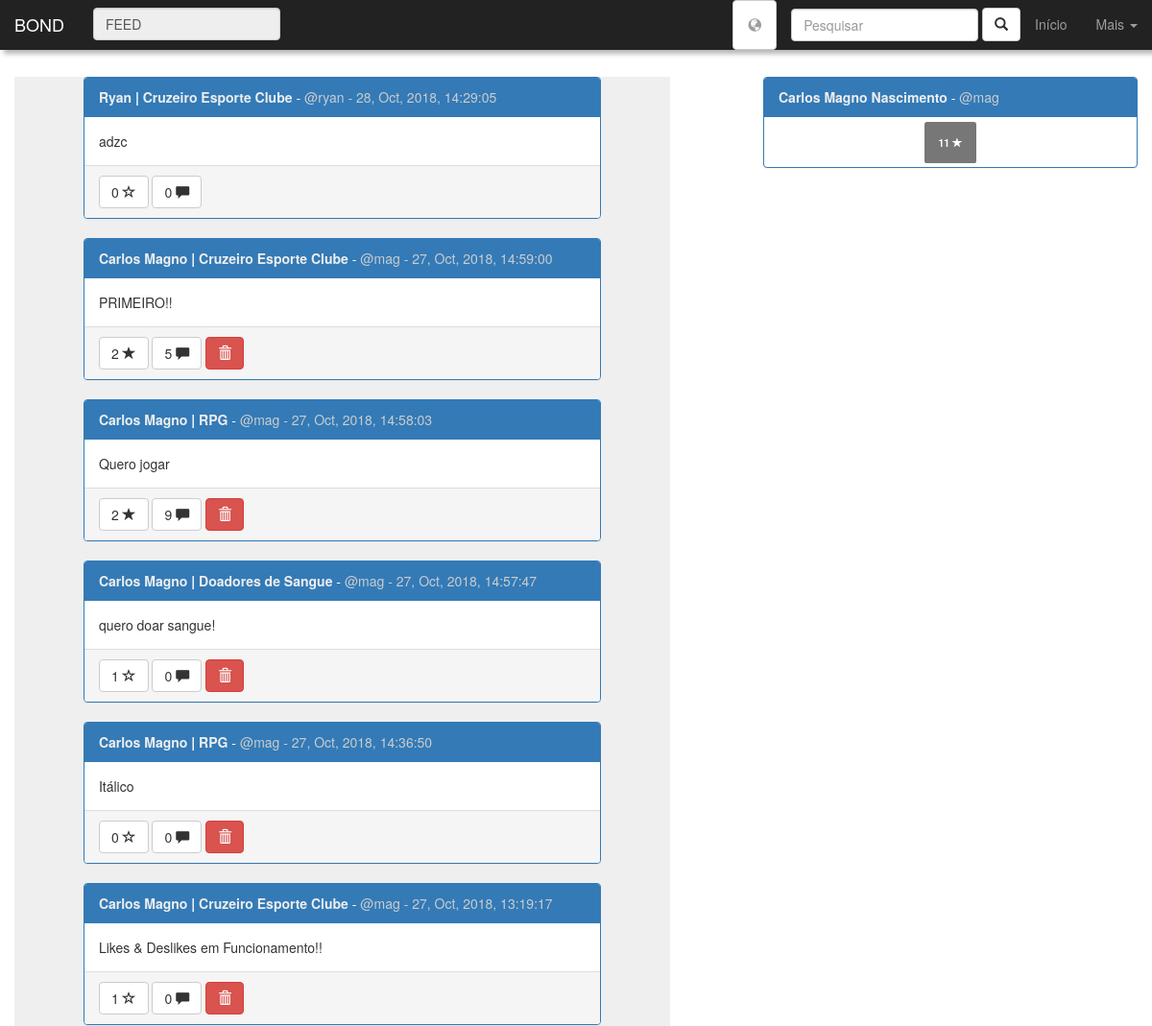
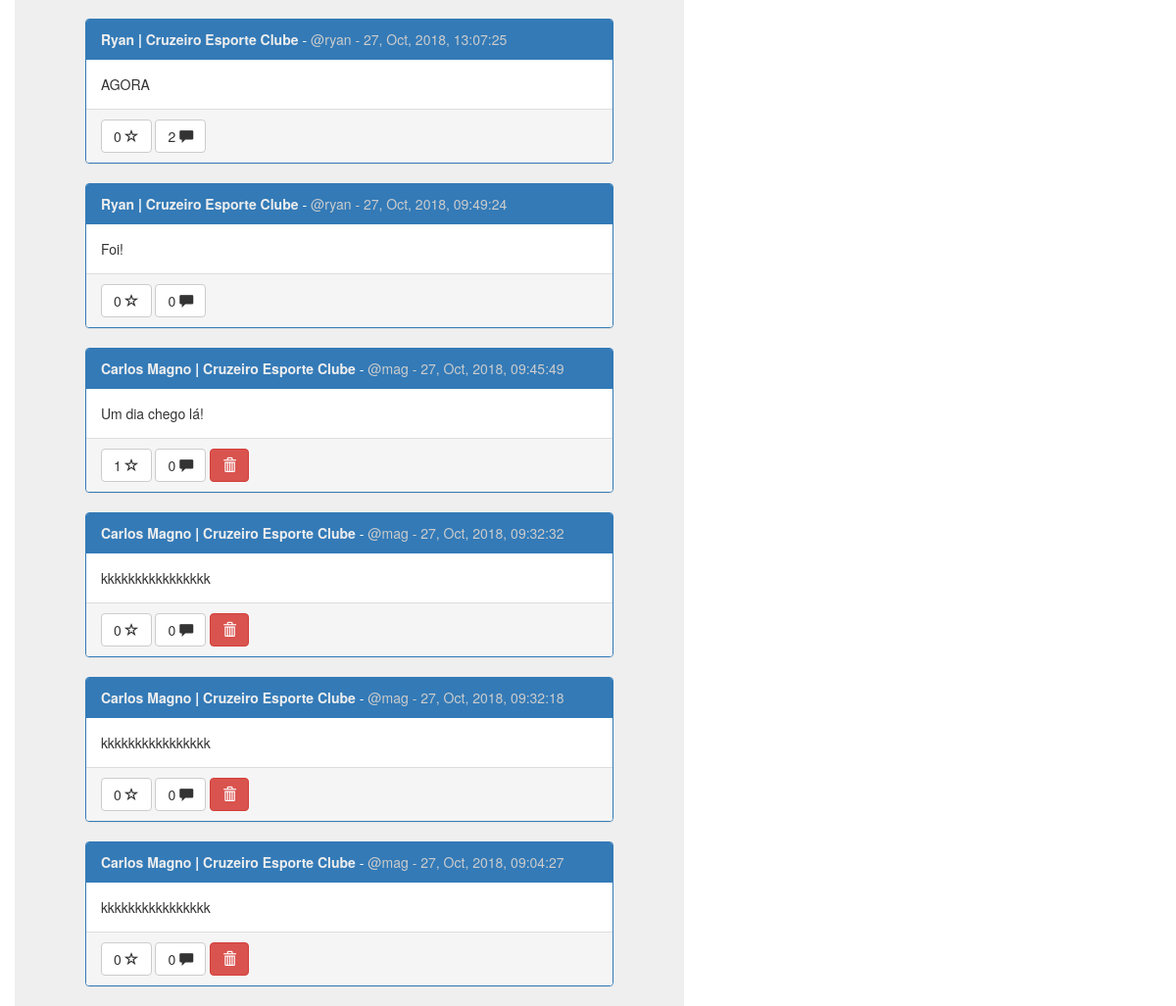
/home.php (signed in), run on an earlier commit of the app's database (2 pictures, top to bottom).
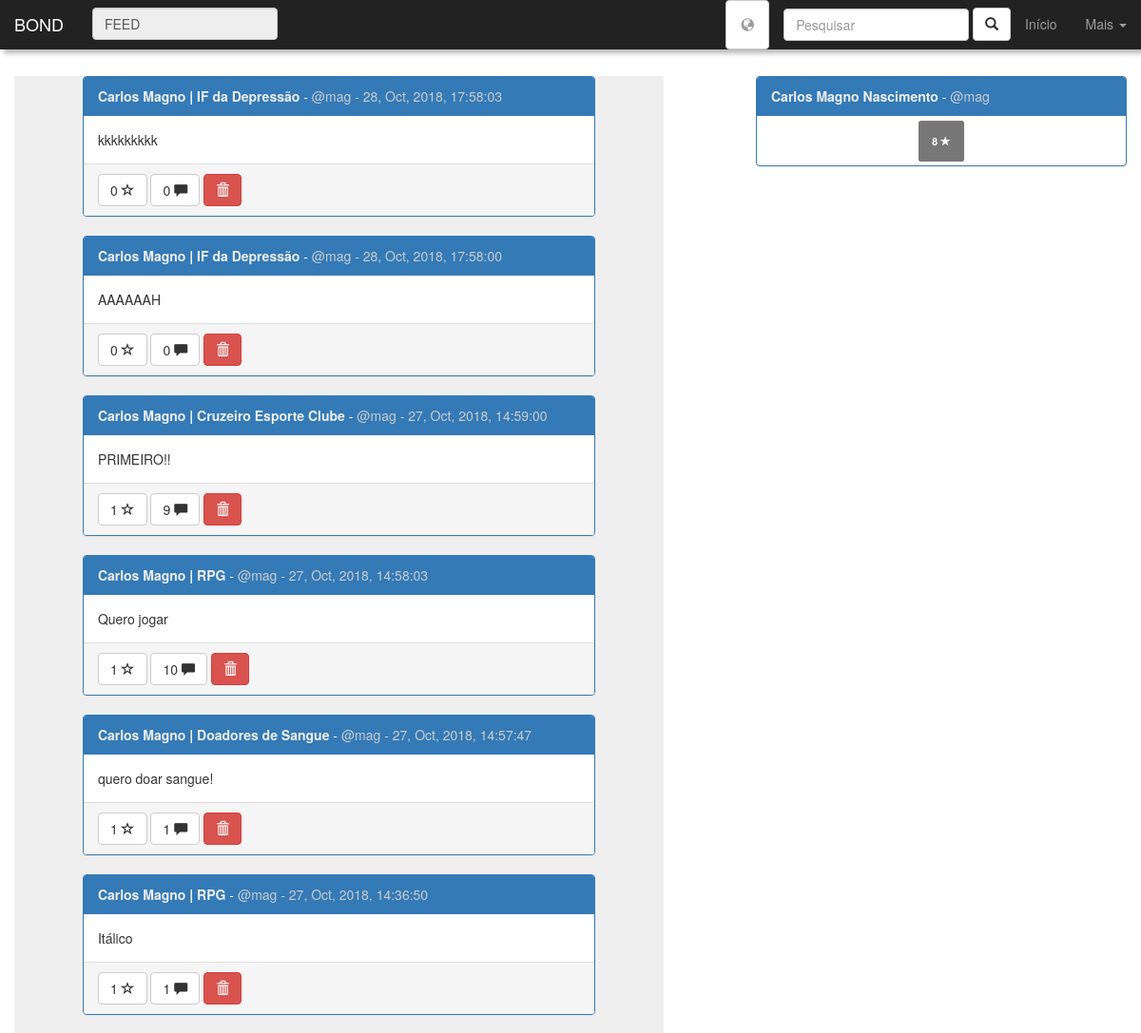
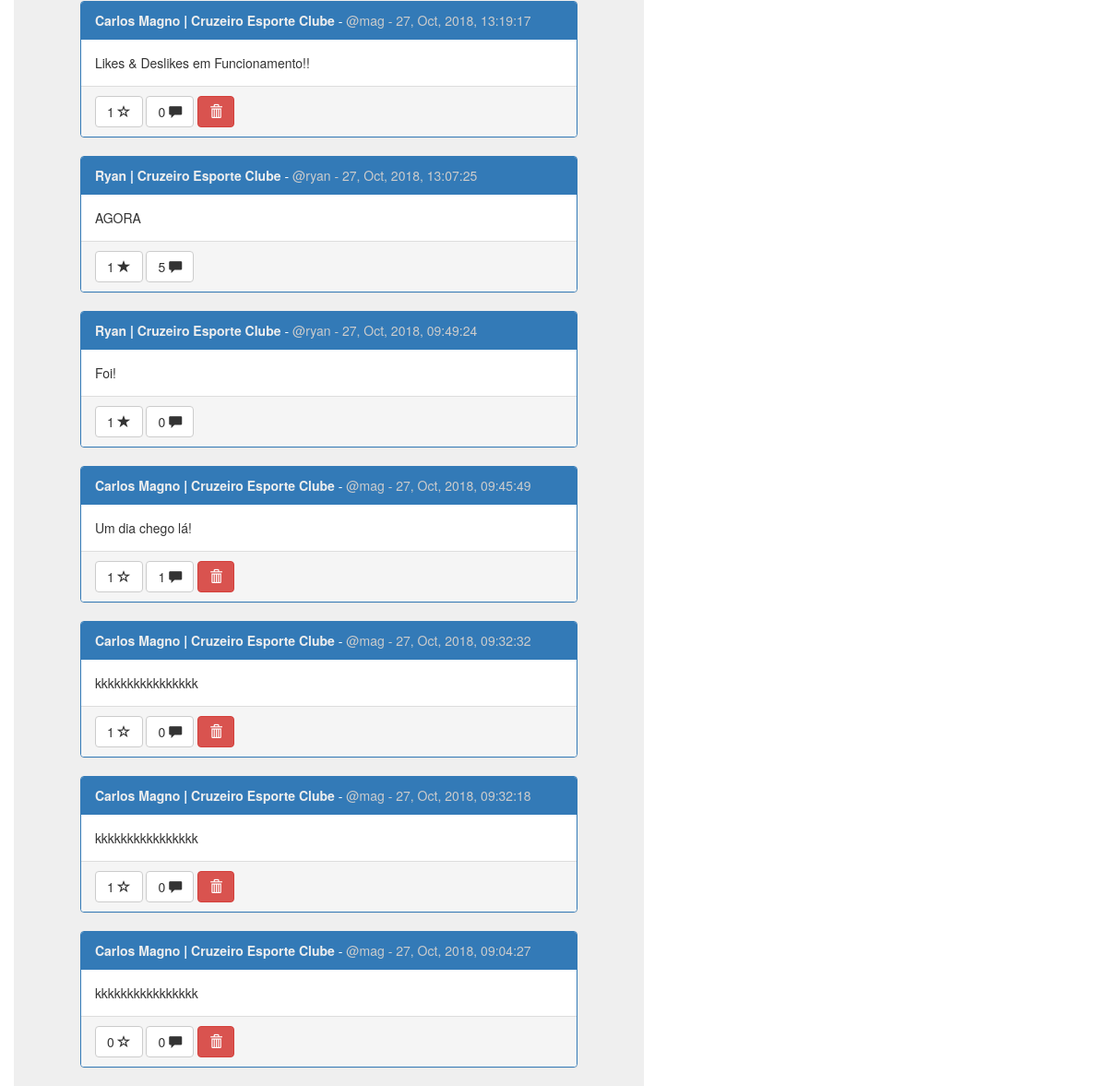
And on a later commit of the database (2 pictures, top to bottom).
### tables this page shows
CREATE TABLE IF NOT EXISTS `posts` (
  `id_post` int(11) NOT NULL AUTO_INCREMENT,
  `user` int(11) NOT NULL,
  `community` int(11) NOT NULL,
  `post_text` text NOT NULL,
  `post_pic` varchar(200) DEFAULT NULL,
  `r_date` datetime DEFAULT CURRENT_TIMESTAMP,
  `likes` int(11) DEFAULT '0',
  PRIMARY KEY (`id_post`)
);

CREATE TABLE IF NOT EXISTS `users` (
  `id_user` int(11) NOT NULL AUTO_INCREMENT,
  `username` varchar(20) NOT NULL,
  `first_name` varchar(60) NOT NULL,
  `last_name` varchar(80) NOT NULL,
  `birthday` date NOT NULL,
  `profile_pic` varchar(200) DEFAULT 'assets/img/default-user-icon.png',
  `passwd` varchar(32) NOT NULL,
  `r_date` datetime NOT NULL DEFAULT CURRENT_TIMESTAMP,
  `gender` enum('M','F','O') DEFAULT NULL,
  `followers` int(11) DEFAULT '0',
  `following` int(11) DEFAULT '0',
  `stars` int(11) DEFAULT '0',
  PRIMARY KEY (`id_user`)
);

CREATE TABLE IF NOT EXISTS `communities` (
  `id_community` int(11) NOT NULL AUTO_INCREMENT,
  `community_name` varchar(100) NOT NULL,
  `r_date` datetime DEFAULT CURRENT_TIMESTAMP,
  `profile_pic` varchar(200) DEFAULT 'assets/img/default-community-icon.png',
  `community_description` varchar(500) DEFAULT NULL,
  `members` int(11) DEFAULT '0',
  PRIMARY KEY (`id_community`)
);

### home.php (the view, shortened to what the changed rows need)
<?php
include "inc/functions/connection.php";
$id_user = $_SESSION["id_user"];
?>
<!DOCTYPE html>
<html lang="PT-BR">
  <head>
    <link href="css/bootstrap.min.css" rel="stylesheet">
    <link rel="stylesheet" href="css/pattern.css">
  </head>
<body>
<div class="container" id="main-container">
<div class="row">
<div class="col-xs-12 col-lg-7">
<div class="row panel-gray">
    <div class="col-lg-10 col-lg-offset-1">
        <?php
         $conn = connect();
         $sql = "SELECT * FROM is_part_of WHERE user = $id_user";
         if($query = mysqli_query($conn, $sql)){
           $array = array();
           while($row = mysqli_fetch_assoc($query)){
             $array[] = $row;
            }
          $array2 = array();
          foreach($array as $communities){
            $id_community = $communities["community"];
            $sql = "SELECT *, date_format(posts.r_date, '%d, %b, %Y, %T') as data_f FROM posts
            JOIN users ON posts.user = users.id_user JOIN communities ON posts.community = communities.id_community
            WHERE community = '$id_community' ORDER BY posts.r_date DESC,  posts.likes DESC";
            if($query2 = mysqli_query($conn, $sql)){
              while($post = mysqli_fetch_assoc($query2)){
                $array2[] = $post;
              }
            }
          }
          usort($array2, "organizer");
          foreach($array2 as $post){
            $text = $post["post_text"];
            $likes = $post["likes"];
            $id_post = $post["id_post"];
            $id_community = $post["id_community"];
            $sql = "SELECT count(*) as comments FROM comments WHERE post = $id_post";
            if($q = mysqli_query($conn, $sql)){
                $comments_qnt = mysqli_fetch_assoc($q)["comments"];
            }else{
                $comments_qnt = '';
            }
            if($post["user"] == $id_user){
              $link = "profile.php";
            }else{
              $link = "see_profile.php?p=".$post["user"];
            }
            echo "<div class='panel panel-primary'>
            <div class='panel-heading'><a href='$link' class='gray-text-link'><strong>".$post["first_name"]."</a> |
            <a href='see_community.php?c=$id_community' class='gray-text-link'>".$post["community_name"]
            ."</a></strong> - <span class='gray-text'>@".$post["username"]." - ";
            echo $post["data_f"]."</span></div>
            <div class='panel-body'>
             $text
            </div>
            <div class='panel-footer'> ";
            $sql = "SELECT * FROM likes WHERE post = $id_post AND user = $id_user";
            if(isset(mysqli_fetch_assoc(mysqli_query($conn, $sql))["post"])){
             echo "<a href='like_post.php?p=$id_post&m=unlike&l=home.php'
             title='Gostei' class='btn btn-default' id='like-btn'>$likes <span class='glyphicon glyphicon-star'>
             </span></a>";
            }else{
              echo "<a href='like_post.php?p=$id_post&m=like&l=home.php'
               title='Não gostei' class='btn btn-default' id='like-btn'>$likes <span class='glyphicon glyphicon-star-empty'>
               </span></a>";
            }
            echo " <a href='see_post.php?p=$id_post'
             title='Comentar' class='btn btn-default' id='like-btn'>".$comments_qnt." <span class='glyphicon glyphicon-comment'>
             </span></a>";
            if($post["id_user"] == $id_user){
             echo " <a href='del_post.php?p=$id_post&l=home.php'
             title='Apagar' class='btn btn-danger' id='like-btn'><span class='glyphicon glyphicon-trash'>
             </span></a>";
            }
            echo "</div>
          </div>";
          }
          }
        ?>
    </div>
</div>
</div>
<div class="col-xs-12 col-lg-4 col-lg-offset-1">
  <div class="row">
  <div class="panel panel-primary">
    <div class="panel-heading">
      <strong><a href='profile.php' class='gray-text-link'><?php
      $conn = connect();
      $sql = "SELECT * FROM users WHERE id_user = $id_user";
      if($query = mysqli_query($conn, $sql)){
        $user = mysqli_fetch_assoc($query);
        echo $user["first_name"].' '.$user["last_name"];
      }
      mysqli_close($conn);?>
      </a></strong>
      <?php
      echo ' - <span class="gray-text"> @'.$user["username"].'</span>';
      ?>
    </div>
    <div class="panel-body">
      <center>
        <label title='Stars' class='label label-default' style="padding:14px">
          <?php echo $user["stars"] ?>
        <label class='glyphicon glyphicon-star'></label></label>
      </center>
    </div>
  </div>
  </div>
</div>
</div>
</div>
</body>
</html>

What changed in the data, as far as the page shows it:
removed posts: users.first_name "Ryan", communities.community_name "Cruzeiro Esporte Clube", users.username "ryan", data_f "28, Oct, 2018, 14:29:05", post_text "adzc", likes "0", comments_qnt "0"
added posts: users.first_name "Carlos Magno", communities.community_name "IF da Depressão", users.username "mag", data_f "28, Oct, 2018, 17:58:03", post_text "kkkkkkkkk", likes "0", comments_qnt "0"
added posts: users.first_name "Carlos Magno", communities.community_name "IF da Depressão", users.username "mag", data_f "28, Oct, 2018, 17:58:00", post_text "AAAAAAH", likes "0", comments_qnt "0"
changed posts "PRIMEIRO!!": comments_qnt "5" → "9"; likes "2" → "1"
changed posts "Quero jogar": comments_qnt "9" → "10"; likes "2" → "1"
computed for posts "quero doar sangue!": comments_qnt "0" → "1"
changed posts "Itálico": likes "0" → "1"; comments_qnt "0" → "1"
changed posts "AGORA": comments_qnt "2" → "5"; likes "0" → "1"
changed posts "Foi!": likes "0" → "1"
computed for posts "Um dia chego lá!": comments_qnt "0" → "1"
changed posts (number 11 of 13 on the later page): likes "0" → "1"
changed posts (number 12 of 13 on the later page): likes "0" → "1"
changed users "Carlos Magno": stars "11" → "8"
